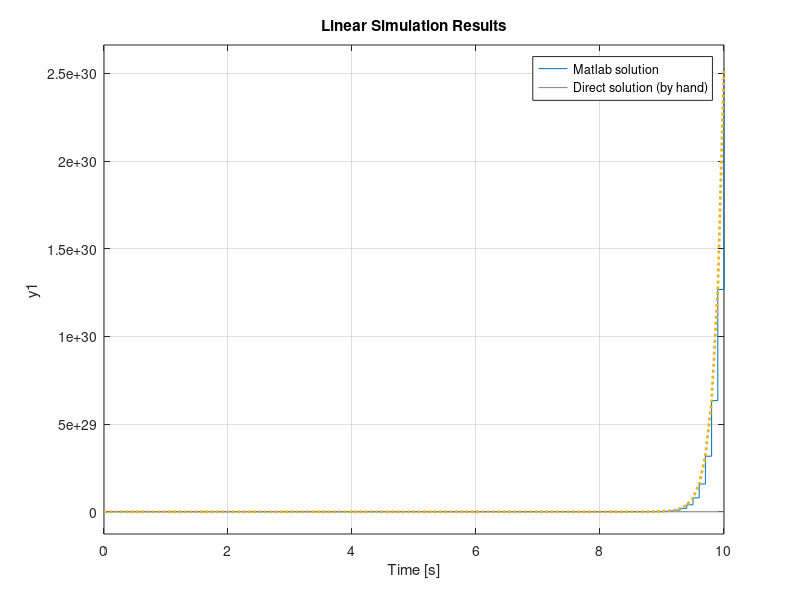

Here is the MATLAB script that generated this plot:
clc; clear;
%solution using matlab
num=[2 -2];
den=[1 -3 2];
T=0.1;
t=0:T:100*T;
u=t/T;

Y=tf(num,den,0.1); 
lsim(Y,u,t);

%solution by hand
hold on
k=0:100;
y=(2.^(k+1));
plot(k*T,y,':','linewidth',2);

legend('Matlab solution','Direct solution (by hand)')
% 
%%
% clc
% clear
% T=0.5;
% sys=tf(3,conv([1 1],[1 3]));
% H=c2d(sys,T,'foh');
% pzmap(H)
% grid on
